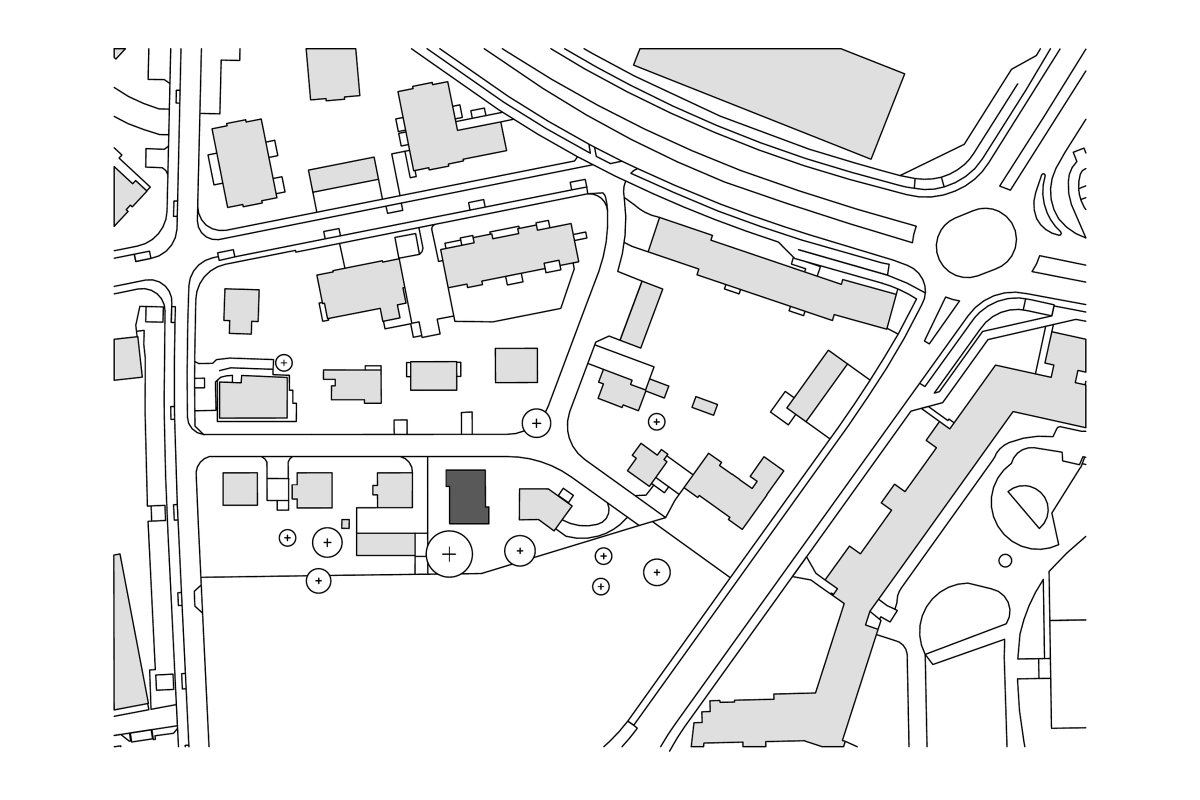
#> input picture content/projekte/318-epu/plaene/01.png, 2400 x 1600 px (shown at 1/2 size)
$ python -i material_aufbereiten.py   (imports and definitions only)
#> lines starting #> are read from the running program, lines starting #| are printed output that depends on the picture
#> further down, picture is the input picture: PIL image 2400x1600 L; min 0, max 255, mean 240.2
"""Bereitet geliefertes Projektmaterial für die Website vor (Auswahl, Bildunterschriften, Pläne, Daten).
Aufruf: python3 -I prep.py <material/Projekte> <repo>/content/projekte
"""
import sys, os, json, glob, subprocess
from PIL import Image, ImageOps, ImageChops

SRC, DST = sys.argv[1], sys.argv[2]

def find(proj, name):
    hits = glob.glob(os.path.join(SRC, proj, '**', name), recursive=True)
    assert hits, (proj, name)
    return hits[0]

# (Datei, Bildunterschrift) – Aussenaufnahmen ohne Unterschrift
SEL = {
 '333-kff': ('333-KFF', [
   ('333-KFF-Aussen-DSC10315.jpg', ''),
   ('333-KFF-Aussen-Pos3-DSC11240.jpg', ''),
   ('333-KFF-Innen-0-EG-Empfang-Pos6-DSC10906.jpg', 'Empfang'),
   ('333-KFF-Innen-0-EG-Gemeinschaftsraum-Pos6-DSC10352.jpg', 'Gemeinschaftsraum'),
   ('333-KFF-Innen-0-EG-Vorzone-Pos6-DSC10441.jpg', 'Begegnungszone'),
   ('333-KFF-Innen-0-EG-Pflegezimmer-Raum-Pos3-DSC10371.jpg', 'Pflegezimmer'),
   ('333-KFF-Innen-1-OG-Familienzimmer-Pos8-DSC10538.jpg', 'Familienzimmer'),
   ('333-KFF-Innen-1-OG-TH-Pos1-DSC10808.jpg', 'Treppenhaus'),
   ('333-KFF-Innen-1-OG-Teekueche-Pos3-DSC10476.jpg', 'Aufenthaltsraum mit Teeküche'),
   ('333-KFF-Innen-2-OG-Multifunktionsraum-Pos6-DSC10609.jpg', 'Multifunktionsraum'),
   ('333-KFF-Innen-2-OG-Raum-der-Stille-Pos3-DSC10786.jpg', 'Raum der Stille'),
   ('333-KFF-Innen-UG-Snoezelen-Pos2-DSC11072.jpg', 'Snoezelen-Raum'),
 ], [
   ('333-KFF-Situation.pdf', 'Situation'),
   ('333-KFF-GR-EG.pdf', 'Grundriss Erdgeschoss – Pflegeabteilung'),
   ('333-KFF-GR-OG.pdf', 'Grundriss 2. Obergeschoss – Veranstaltungsbereich mit Mehrzweckraum'),
   ('333-KFF-QS02.pdf', 'Schnitt'),
   ('333-KFF-QS04.pdf', 'Schnitt'),
   ('333-KFF-FA-Sued-Ost.pdf', 'Ansicht Südost'),
 ]),
 '329-sam': ('329-SAM', [
   ('329-SAM-00-Aussen-DSC03787b.jpg', ''),
   ('329-SAM-00-Aussen-NO-Sonne-StorenAuf-DSC03790.jpg', ''),
   ('329-SAM-00-Aussen-Spielplatz-DSC04058b.jpg', 'Aussenspielbereich'),
   ('329-SAM-01-Treppenhaus-DSC03880b-2.jpg', 'Treppenhaus'),
   ('329-SAM-12-Garderobe-DSC04055b.jpg', 'Garderobe aus massiver Eiche'),
   ('329-SAM-15-Schulzimmer1-DSC03940b-2.jpg', 'Klassenzimmer'),
   ('329-SAM-15-Schulzimmer3-DSC04000b-2.jpg', 'Klassenzimmer'),
   ('329-SAM-05-Schulzimmer1-leer-Sonne-StorenAuf-LichtAn1-DSC03830.jpg', 'Klassenzimmer'),
   ('329-SAM-16-Gruppenraum-DSC04010b-2.jpg', 'Gruppenraum'),
 ], [
   ('329-SAM-Situation.pdf', 'Situation'),
   ('329-SAM-GR-EG.pdf', 'Grundriss Erdgeschoss – links neuer Trakt E, rechts bestehender Trakt D'),
   ('329-SAM-QS01.pdf', 'Querschnitt durch das Treppenhaus'),
   ('329-SAM-LS02.pdf', 'Längsschnitt'),
   ('329-SAM-Fassade-Ost.pdf', 'Ansicht Ost'),
   ('329-SAM-Fassade-Sued.pdf', 'Ansicht Süd'),
 ]),
 '334-sbg': ('334-SBG', [
   ('334-SBG-Fassade-241015-IMG_3492.jpg', ''),
   ('334-SBG-Luftbild-250615-DJI_20250615091841_0023_D.jpg', ''),
   ('334-SBG-Innen-Lernlandschaft-DSC01486.jpg', 'Lernlandschaft'),
   ('334-SBG-Innen-Lernlandschaft-DSC01527.jpg', 'Lernlandschaft'),
   ('334-SBG-Innen-Lernlandschaft-DSC01547.jpg', 'Lernlandschaft'),
   ('334-SBG-Innen-Lernlandschaft-DSC01572.jpg', 'Lernlandschaft'),
   ('334-SBG-Laufbahn-250519-IMG_6108.jpg', 'Laufbahn'),
   ('334-SBG-PV-Anlage-241015-IMG_3504.jpg', 'Photovoltaikanlage'),
   ('334-SBG-Waermepumpe-IMG_7934.jpg', 'Wärmepumpen'),
 ], [('334-SBG-Situation.pdf', 'Situation')]),
 '341-spu': ('341-SPU', [
   ('250826-DSC00066.jpg', ''),
   ('341-SPU-Aussen-0-UG-Haupteingang-260815-IMG_3351.jpg', 'Haupteingang Hort'),
   ('341-SPU-Innen-0-UG-Korridor-260815-IMG_3322.jpg', 'Hort – Korridor'),
   ('341-SPU-Innen-0-UG-Eingang-260815-IMG_3335.jpg', 'Hort – Eingang'),
   ('341-SPU-Innen-0-UG-Kueche-260815-IMG_3308.jpg', 'Hort – Küche'),
   ('250826-DSC00067.jpg', 'Hauswartwohnung – Treppenhaus'),
   ('250826-DSC00071.jpg', 'Hauswartwohnung – Korridor'),
   ('250826-DSC00098.jpg', 'Hauswartwohnung – Küche'),
   ('250826-DSC00108.jpg', 'Hauswartwohnung – Zimmer'),
 ], [('341-SPU-Situation.pdf', 'Situation')]),
 '344-miu': ('344-MIU', [
   ('344-MIU-Aussen-8-2.jpg', ''),
   ('344-MIU-Whg-203-5-Wohnzimmer-2.jpg', 'Wohnung 203 – Wohnzimmer'),
   ('344-MIU-Whg-203-3-K*che-2.jpg', 'Wohnung 203 – Küche'),
   ('344-MIU-Whg-203-6-Zimmer1.jpg', 'Wohnung 203 – Zimmer'),
   ('344-MIU-Whg-203-2-Bad-2.jpg', 'Wohnung 203 – Bad'),
   ('344-MIU-Whg-201-4-Wohnzimmer-1.jpg', 'Wohnung 201 – Wohnzimmer'),
   ('344-MIU-Whg-201-7-Kueche-1.jpg', 'Wohnung 201 – Küche'),
   ('344-MIU-Whg-201-8-Essen.jpg', 'Wohnung 201 – Essbereich'),
   ('344-MIU-Whg-306-1-Garderobe.jpg', 'Wohnung 306 – Garderobe'),
   ('344-MIU-Whg-306-8-Kuechenausblick.jpg', 'Wohnung 306 – Ausblick aus der Küche'),
 ], [('344-MIU-Situation.pdf', 'Situation')]),
 '347-gtv': ('347-GTV', [
   ('347-GTV-Aussen-260611-IMG_3598.jpg', ''),
   ('347-GTV-Aussen-260611-IMG_3601.jpg', ''),
   ('347-GTV-Aussen-IMG_6892-2.jpg', ''),
   ('347-GTV-Innen-0-EG-Werkstatt-IMG_7298.jpg', 'Werkstatt'),
   ('347-GTV-Innen-0-EG-Werkstatt-IMG_7334.jpg', 'Werkstatt'),
   ('347-GTV-Innen-0-EG-Treppe-IMG_7310.jpg', 'Treppe'),
   ('347-GTV-Innen-1-OG-B*ro-IMG_7303.jpg', 'Büro'),
   ('347-GTV-Innen-1-OG-B*ro-IMG_7315.jpg', 'Büro'),
   ('347-GTV-Innen-1-OG-B*ro-IMG_7332.jpg', 'Büro'),
 ], [('347-GTV-Situation.pdf', 'Situation')]),
}

def trim(im, pad=30):
#> called with pad = 30
    g = im.convert('L')
    bg = Image.new('L', g.size, 255)
#> bg: PIL image 2400x1600 L; every value is 255
    bbox = ImageChops.difference(g, bg).point(lambda v: 255 if v > 12 else 0).getbbox()
#> bbox = (226, 96, 2174, 1504)
    if not bbox: return im
    x0, y0, x1, y1 = bbox
#> x0 = 226; y0 = 96; x1 = 2174; y1 = 1504
    return im.crop((max(0, x0-pad), max(0, y0-pad), min(im.width, x1+pad), min(im.height, y1+pad)))
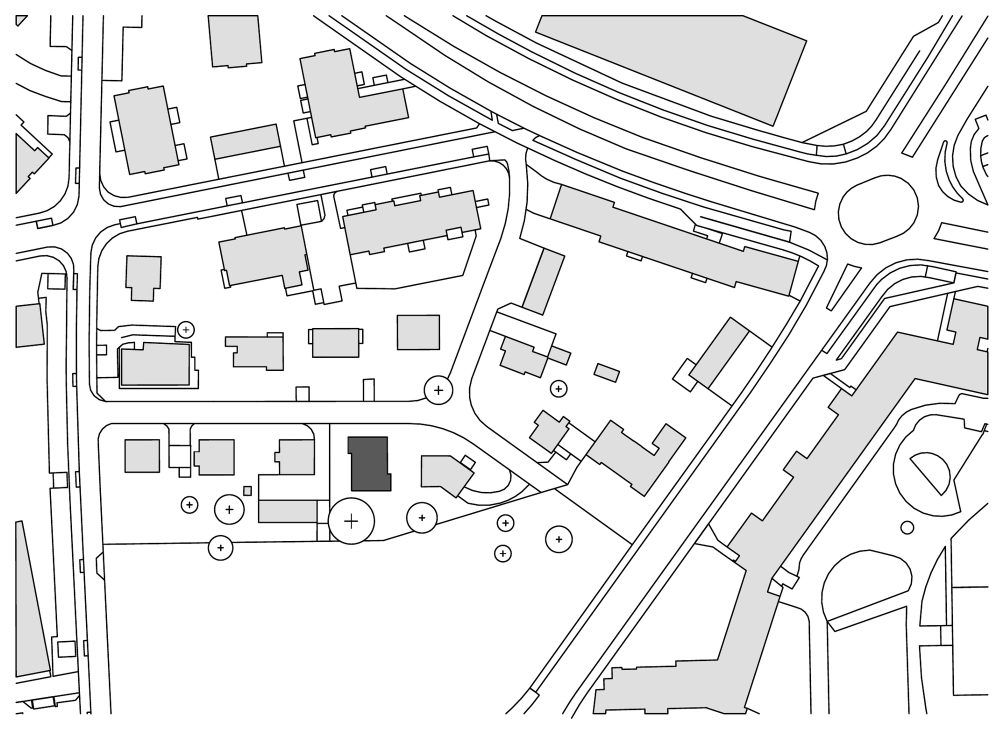
#> returned value: PIL image 2008x1468 L (shown at 1/2 size); min 0, max 255, mean 235.8

# [38 lines not run here, left out]

>>> from PIL import Image
>>> picture = Image.open('../content/projekte/318-epu/plaene/01.png')
>>> result = trim(picture)

$ run again, on assets/img/p2/198-psu/03.jpg
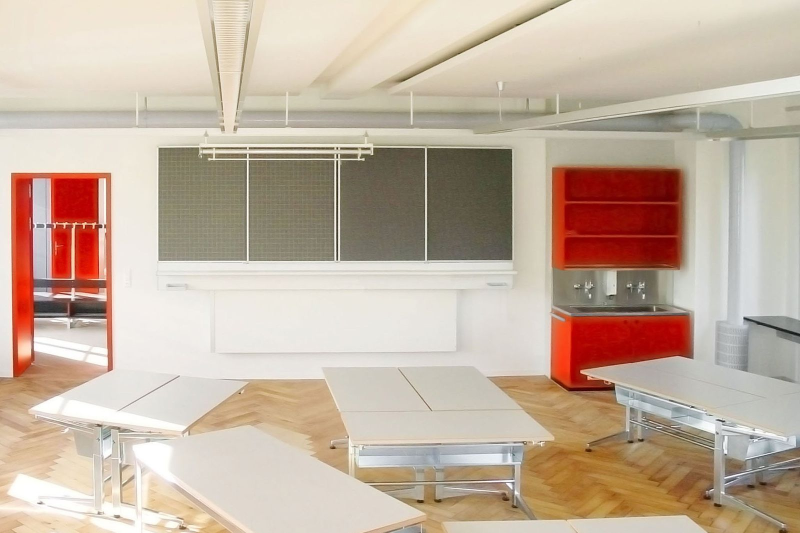
#> input picture assets/img/p2/198-psu/03.jpg, 1600 x 1066 px (shown at 1/2 size)
#> picture is the input picture: PIL image 1600x1066 RGB; mean R, G, B 196.2, 177.4, 160.7
#> in trim, `g = im.convert('L')`:
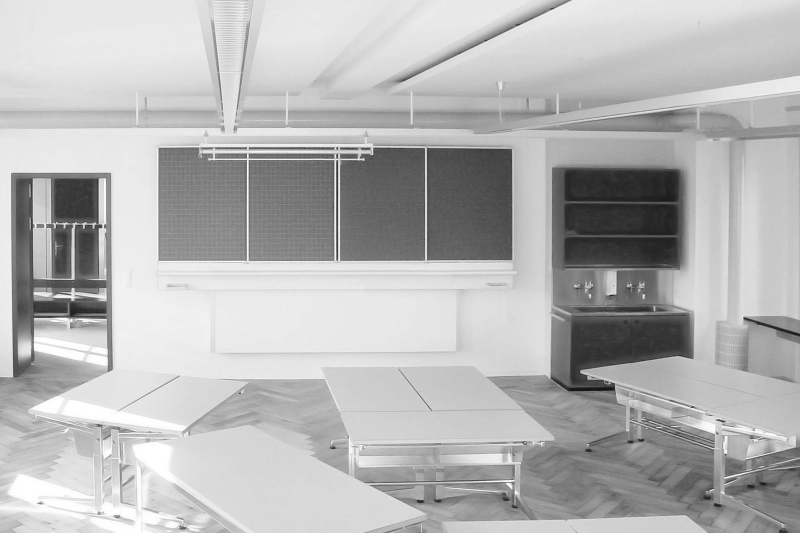
#> g: PIL image 1600x1066 L (shown at 1/2 size); min 9, max 255, mean 181.1
#> bg: PIL image 1600x1066 L; every value is 255
#> bbox = (0, 0, 1600, 1066)
#> x0 = 0; x1 = 1600; y1 = 1066
